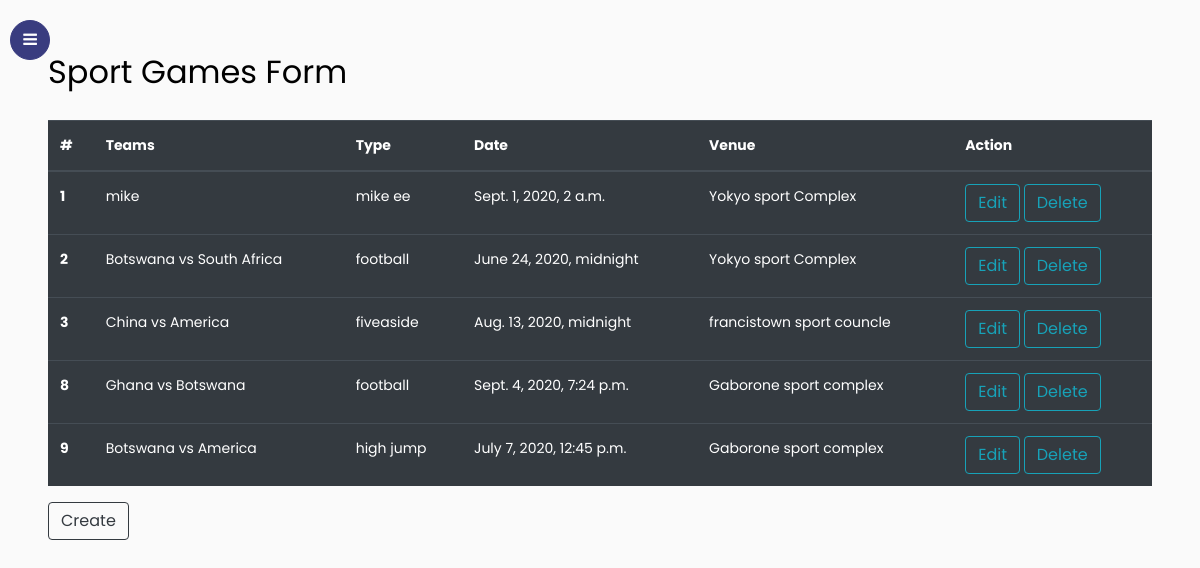
The page /users/sportGame on the database its author committed.
### users/models.py (models this page shows)
class sport_Game(models.Model):
    Teams = models.CharField(max_length=200,help_text='teams playing against each other')
    Type = models.CharField(max_length=200, help_text='sport type ')
    Date = models.DateTimeField(null=True,blank=True)
    Venue = models.CharField(max_length=200,help_text='vanue of the sport classes ')
    Description = models.CharField(max_length=50,help_text='About the sport game')

### users/views.py (the view)
# urls.py: path('sportGame',views.sportViews,name='sportGame'),
def sportViews (request):
    sportGames = sport_Game.objects.all()
    return render(request,'games.html',{'gamesList':sportGames})

### templates/games.html
{% extends 'indexG.html' %}
{% block content %}
<div class="row">
  <div class="col">
    <table class="table table-dark">
      <thead>
        <tr>
          <th scope="col">#</th>
          <th scope="col">Teams</th>
          <th scope="col">Type </th>
          <th scope="col">Date</th>
          <th scope="col">Venue </th>
          <th scope="col">Action</th>
        </tr>
      </thead>
      <tbody>
        {% for gamesList in gamesList %}
        <tr>
          <th scope="row">{{ gamesList.id }}</th>
          <td>{{ gamesList.Teams }}</td>
          <td>{{ gamesList.Type }}</td>
          <td>{{ gamesList.Date }}</td>
          <td>{{ gamesList.Venue }}</td>
          <td>
            <a class="btn btn-outline-info" href="{% url 'edit' gamesList.id %}"
              >Edit</a>
          <a class="btn btn-outline-info" href="{% url 'delete' gamesList.id %}"
              >Delete</a>
          </td>
        </tr>
        {% endfor %}
      </tbody>
    </table>
  </div>
</div>
<a href="AddSV" class="btn btn-outline-dark">Create</a>
</div>
{% endblock %}

### templates/indexG.html (shortened to what this page needs)
{%load static %}
<!doctype html>
<html lang="en">
  <head>
    <link rel="stylesheet" href="https://stackpath.bootstrapcdn.com/font-awesome/4.7.0/css/font-awesome.min.css">
		<link rel="stylesheet" href="  {% static 'css3/style.css' %}  ">
  </head>
  <body>
    <div class="wrapper d-flex align-items-stretch">
        <nav id="sidebar" class="active">
            <div class="custom-menu">
              <button type="button" id="sidebarCollapse" class="btn btn-primary">
                <i class="fa fa-bars"></i>
              </button>
        </div>
    	</nav>
      <div id="content" class="p-4 p-md-5 pt-5">
        <h2 class="mb-4">Sport Games Form</h2>
        {% block content %}
        {% endblock %}
    </div>
  </body>
</html>

### rows shown on the page
sport_Game: id "1", Teams "mike", Type "mike ee", Date "Sept. 1, 2020, 2 a.m.", Venue "Yokyo sport Complex"
sport_Game: id "2", Teams "Botswana vs South Africa", Type "football", Date "June 24, 2020, midnight", Venue "Yokyo sport Complex"
sport_Game: id "3", Teams "China vs America", Type "fiveaside", Date "Aug. 13, 2020, midnight", Venue "francistown sport councle"
sport_Game: id "8", Teams "Ghana vs Botswana", Type "football", Date "Sept. 4, 2020, 7:24 p.m.", Venue "Gaborone sport complex"
sport_Game: id "9", Teams "Botswana vs America", Type "high jump", Date "July 7, 2020, 12:45 p.m.", Venue "Gaborone sport complex"
